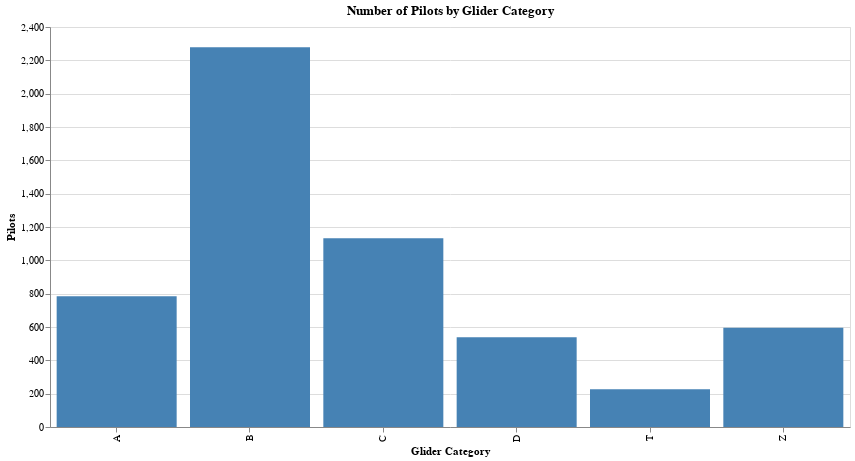

The cell this chart's notebook holds for it:
### Code cell
query = """
SELECT
    glider_cat,
    COUNT(DISTINCT pilot) AS num_pilots
FROM source.flights
WHERE glider_cat != 'HG'
GROUP BY glider_cat
"""
df = pd.read_sql(query, engine)
barchart = alt.Chart(df).mark_bar(color='steelblue').encode(
    x=alt.X('glider_cat:N', sort=alt.EncodingSortField(field='glider_cat'), title='Glider Category'),
    y=alt.Y('num_pilots:Q', title='Pilots'),
    tooltip=['glider_cat:N', 'num_pilots:Q']
).properties(
    width=800,
    height=400,
    title='Number of Pilots by Glider Category'
)
barchart.show()

### Figure 1 — Vega-Lite specification as saved in the notebook (floating-point values rounded to 4 significant figures)
{"$schema": "https://vega.github.io/schema/vega-lite/v5.17.0.json", "config": {"view": {"continuousHeight": 300, "continuousWidth": 300}}, "data": {"name": "data-414f5e3753b2e9ac0f24fa87ef4fc576"}, "datasets": {"data-414f5e3753b2e9ac0f24fa87ef4fc576": [{"glider_cat": "A ", "num_pilots": 784}, {"glider_cat": "B ", "num_pilots": 2278}, {"glider_cat": "C ", "num_pilots": 1133}, {"glider_cat": "D ", "num_pilots": 538}, {"glider_cat": "T ", "num_pilots": 226}, {"glider_cat": "Z ", "num_pilots": 596}]}, "encoding": {"tooltip": [{"field": "glider_cat", "type": "nominal"}, {"field": "num_pilots", "type": "quantitative"}], "x": {"field": "glider_cat", "sort": {"field": "glider_cat"}, "title": "Glider Category", "type": "nominal"}, "y": {"field": "num_pilots", "title": "Pilots", "type": "quantitative"}}, "height": 400, "mark": {"color": "steelblue", "type": "bar"}, "title": "Number of Pilots by Glider Category", "width": 800}
